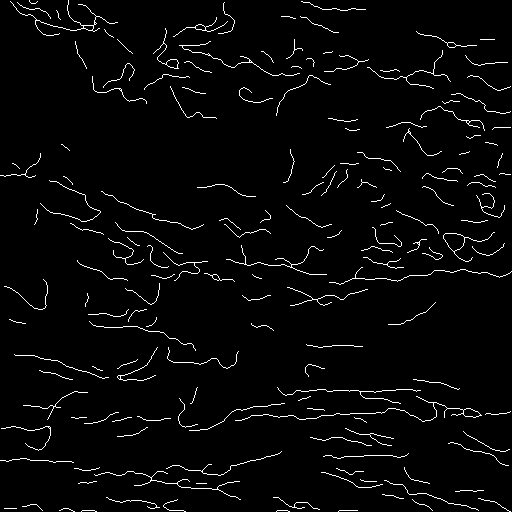
#> input picture examples/example_centerline.png, 512 x 512 px; the run also reads 2 pictures not shown here
$ jupyter execute --allow-errors centerline-basics.ipynb
#> lines starting #> are read from the running program, lines starting #| are printed output that depends on the picture; after the words box and inside, x2 and y2 are one past the last pixel; in counts of white or black regions, pixels touching at a corner belong together
### centerline.py
import pandas as pd
from collections import namedtuple, deque
import math
import itertools
import functools
from functools import reduce
from itertools import product
import numpy as np
from scipy.interpolate import UnivariateSpline
import cv2
import random
from skimage import morphology, img_as_bool, transform, img_as_ubyte, img_as_float, img_as_uint, exposure, filters, io
from skimage.measure import label, regionprops
from scipy import stats
from shapely.geometry import LineString, MultiPoint
from shapely.ops import split
from ridge_detection.lineDetector import LineDetector
from ridge_detection.params import Params,load_json
from PIL import Image
import matplotlib.pyplot as plt
import colorsys

class CenterLine():
    def __init__(self,
        centerline_image=None,
        line_dict=None,
        dataframe=None,
        associate_image=None,
        image_size=None,
        draw_from_raw=False,
        min_fiber_length=5,
        relink_fiber=False):
        """
            args:
                centerline_image (array): a binary mask for the fibers
                line_dict (dictionary): a line_dict {'line_ID': [Point]}
                dataframe (df): check `example_annotations.csv` for reference
                associate_image (array): a collagen image
                image_size (tuple): (H, W)
                draw_from_raw (bool): use skeletonization on associate_image, when other higher priority inputs are not given
                min_fiber_length (int): minimum length of fibers kept
            comments:
                line_dict will always be created at initialization (None by default), the priority of inputs used to draw centerline_image
                line_dict > dataframe > centerline_image
        """
        self.centerline_image = img_as_float(centerline_image) if centerline_image is not None else None
        self.associate_image = img_as_float(associate_image) if associate_image is not None else None
        self.line_dict = line_dict
        self.linked_line_dict = None
        self.Point = namedtuple('Point', 'x y')
        self.Joint = namedtuple('Joint', 'line_ID joint_ID dir gradient')
        self.Line = namedtuple('Line', 'points head tail')
        self.Segment = namedtuple('Segment', 'point_0, point_1, length')
        if image_size is None:
            if self.centerline_image is not None:
                image_size = self.centerline_image.shape
            elif self.associate_image is not None:
                image_size = self.associate_image.shape
            else:
                image_size = (512, 512)
        self.image_size = image_size
        self.min_fiber_length = min_fiber_length

        if self.line_dict is not None:
            self.centerline_image = self.draw_line_dict(line_dict=self.line_dict, image_size=image_size)

        elif self.line_dict is None and dataframe is not None:
            """
                Create a line_dict from the dataframe if line_dict is not given
            """
            line_dict = self.dataframe_to_lines(dataframe)
            centerline_image = self.draw_line_dict(line_dict, image_size=image_size)
            joints_coords, filtered_image = self.joint_filter(centerline_image)
            self.line_dict = self.image_to_line_dict(filtered_image)
            self.centerline_image = centerline_image
            relink_fiber=True

        elif self.line_dict is None and centerline_image is not None:
            """
                Create a line_dict from the centerline_image if line_dict is not given
            """
            joints_coords, filtered_image = self.joint_filter(centerline_image) # masks have joints
            self.line_dict = self.image_to_line_dict(filtered_image)

        else:
            if draw_from_raw:
                print("Draw masks using skeletonization")
                associate_image = exposure.rescale_intensity(associate_image*1.0, out_range=(0, 2))
                image = morphology.skeletonize(img_as_bool(associate_image))
                joints_coords, filtered_image = self.joint_filter(image)
                self.line_dict = self.image_to_line_dict(filtered_image)
                relink_fiber = True

        if relink_fiber:
            self.linking_fibers()
            self.line_dict = self.linked_line_dict
            self.centerline_image = self.draw_line_dict(line_dict=self.line_dict, image_size=image_size)


    # [36 lines left out: functions dataframe_to_lines, mat_to_lines, not called in this run]

    def image_to_line_dict(self, filtered_image):
        """
            This function takes a fiber mask (joints filtered) and return a line_dict, note that this is lossy
            args:
                fibered_image (array): a fiber mask (joints filtered)
        """
        labeled = label(filtered_image, connectivity=2)
        regions = regionprops(labeled)
        line_dict = {}
        # return_regions = []
        for idx, region in enumerate(regions):
            if region.area<self.min_fiber_length: continue
            points = [self.Point(x=coord[1], y=coord[0]) for coord in region.coords]
            line_dict[str(idx)] = self.Line(points=points, head=-1, tail=-1)
            # return_regions.append(region)
        line_dict = self.sort_line_dict(line_dict)
        return line_dict


    def joint_filter(self, image):
        """
            This function takes a fiber mask and replace joints with 0
            args:
                image (array): a fiber mask
            returns:
                array: coordinates of joints in an array [N, i, j]
                array: fiber masks (joints filtered)
        """
        image = img_as_float(image)
        coords = []
        corner_tpl = np.array([[1, 0, 1], [0, 0, 0], [1, 0, 1]])
        edge_tpl = np.array([[1, 0, 1], [0, 0, 0], [0, 1, 0]])
        tr_tpl = deque([1, 0, 1, 0 ,0 ,1, 0, 0])
        tr_tpls = []
        for i in range(8):
            tr_tpl.rotate(i)
            tr_tpls.append(np.asarray(tr_tpl))

        for i in range(1, image.shape[0]-1):
            for j in range(1, image.shape[1]-1):
                kernel = image[i-1:i+2, j-1:j+2]
                ks = np.count_nonzero(kernel)
                sn_kernel = np.asarray([
                    kernel[0, 0], kernel[0, 1], kernel[0, 2], kernel[1, 2],
                    kernel[2, 2], kernel[2, 1], kernel[2, 0], kernel[1, 0]
                ])
                if kernel[1, 1] == 1:
                    if ks==6:
                        coords.append(np.asarray([i, j]))
                    elif np.count_nonzero(kernel*corner_tpl)>=3 or np.count_nonzero(kernel*edge_tpl)>=3:
                        coords.append(np.asarray([i, j]))
                    elif max([np.count_nonzero(sn_kernel*i) for i in tr_tpls])>=3:
                        coords.append(np.asarray([i, j]))
        for coord in coords:
            image[int(coord[0]), int(coord[1])] = 0

        return np.vstack(coords) if len(coords)>0 else np.array([]), img_as_ubyte(image)

    def sort_points(self, input_points):
        """
            This function sorts points of a line in spatial order and returns a set of sorted points (that can be connected sequentially)
            args:
                input_points ([Point]): list of Point objects
            returns:
                [Point]: list of Point objects
        """
        sorted_points = []
        unsorted_points = input_points
        unsorted_points = sorted(unsorted_points, key=lambda k: [k.x, k.y])
        start_point = unsorted_points.pop(0)
        sorted_points.append(start_point)
        while len(unsorted_points) > 0:
            current_start_point = sorted_points[-1]
            closest_start_idx = min(range(len(unsorted_points)),
                key=lambda i: (unsorted_points[i].x-current_start_point.x)**2+(unsorted_points[i].y-current_start_point.y)**2)
            start_dist = (unsorted_points[closest_start_idx].x-current_start_point.x)**2+(unsorted_points[closest_start_idx].y-current_start_point.y)**2
            if len(sorted_points) < 2:
                sorted_points.append(unsorted_points.pop(closest_start_idx))
                continue
            current_end_point = sorted_points[0]
            closest_end_idx = min(range(len(unsorted_points)),
                key=lambda i: (unsorted_points[i].x-current_end_point.x)**2+(unsorted_points[i].y-current_end_point.y)**2)
            end_dist = (unsorted_points[closest_end_idx].x-current_end_point.x)**2+(unsorted_points[closest_end_idx].y-current_end_point.y)**2
            if start_dist <= end_dist: sorted_points.append(unsorted_points.pop(closest_start_idx))
            else: sorted_points.insert(0, unsorted_points.pop(closest_end_idx))
        return sorted_points

    def sort_line_dict(self, line_dict):
        """
            This function sorts points of all lines in a line_dict and return copy
        """
        points_dist = lambda pt_0, pt_1 : math.sqrt((pt_0.x-pt_1.x)**2 + (pt_0.y-pt_1.y)**2)
        sorted_line_dict = {}
        for k, v in line_dict.items():
            points = v.points
            sorted_points = self.sort_points(points)
            v = v._replace(points=sorted_points)
            if points_dist(points[0], points[-1]) > 3 or len(points) >= self.min_fiber_length:
                sorted_line_dict[k] = v
        return sorted_line_dict

    def draw_line(self, points, image, offset=(0, 0)):
        """
            This function draws a set of points that defines a centerline on a image (in-place)
            args:
                points ([Point]): list of Point objects
                image (array): a canvas to draw a line
            returns:
                array: a drawing
        """
        points_x = [point.x-offset[0] for point in points]
        points_y = [point.y-offset[1] for point in points]
        points = np.vstack((points_x, points_y)).T.astype(np.int32)
        # Linear length along the line:
        # distance = np.cumsum( np.sqrt(np.sum( np.diff(points, axis=0)**2, axis=1 )) )
        # distance = np.insert(distance, 0, 0)/distance[-1]
        # Build a list of the spline function, one for each dimension:
        if False: #points.shape[0] > 2:
            splines = [UnivariateSpline(distance, coords, k=1, s=.1) for coords in points.T]
            # Computed the spline for the asked distances:
            alpha = np.linspace(0, 1, 75)
            points_fitted = np.rint(np.vstack( spl(alpha) for spl in splines ).T).astype(np.int32)
        else:
            points_fitted = points
        points_fitted = points_fitted.reshape((-1, 1, 2))
        if len(image.shape) == 3:
            color = (random.randint(0,255), random.randint(0,255), random.randint(0,255))
            image = cv2.polylines(image, [points_fitted], isClosed=False, color=color, thickness=1)
        else:
            color = 225
            image = cv2.polylines(image, [points_fitted], isClosed=False, color=color, thickness=1)
        return image


    def draw_line_dict(self, line_dict, image_size=(512, 512)):
        """
            This function draws a line_dict on an image and returns the drawing
        """
        image = np.zeros((image_size[0], image_size[1]), np.uint8)
        for k, v in line_dict.items():
            points = v.points
            image = self.draw_line(points, image)
        image = morphology.dilation(image)
        image = img_as_ubyte(transform.resize(image, (image_size[0], image_size[1]), order=0, anti_aliasing=True))
        _, image = cv2.threshold(image,0,255,cv2.THRESH_BINARY+cv2.THRESH_OTSU)
        image = morphology.skeletonize(img_as_bool(image))
        image = morphology.remove_small_objects(image, min_size=self.min_fiber_length, connectivity=2)
        return image


    # [245 lines left out: functions line_gradient, connect_lines, linking_fibers, export_line_dict, ridge_detector, single_fiber_feats, not called in this run]

    def compute_fiber_feats(self, seg_length=4, smooth_sigma=2):
        """
            This function computes centerline features from the centerline_image
            args:
                seg_length (int): the mean of segment length used to fit each fiber
                smooth_sigma (int): smoothing factor for soft mask
        """
        # compute cirvar, cirmean, lenvar, lenmean, num_segs, alignment coefficient (normalized)
        points_dist = lambda pt_0, pt_1 : math.sqrt((pt_0.x-pt_1.x)**2 + (pt_0.y-pt_1.y)**2)
        segment_angle = lambda segment : math.atan2((segment.point_1.y-segment.point_0.y), (segment.point_1.x-segment.point_0.x)) #* 180 / math.pi
        # _, filtered_image = self.joint_filter(self.centerline_image)
        # line_dict = self.image_to_line_dict(filtered_image)
        # self.linking_fibers(line_dict)
        line_dict = self.line_dict
        line_regions = []
        angles = []
        lengths = []
        full_lengths = []
        waviness = []
        single_segment = 0
        for k, v in line_dict.items():
            points = v.points
            # [4 lines of commented-out code are left out]
            image = np.zeros((512, 512), np.uint8)
            image = self.draw_line(points, image)
            # image = morphology.skeletonize(image)
            sub_regions = regionprops(label(image, connectivity=2))
            _, image = self.joint_filter(sub_regions[0].image)
            labeled = label(image, connectivity=2)
            regions = regionprops(labeled)
            line_regions.extend(regions)
        line_regions = [i for i in line_regions if i.area>=self.min_fiber_length]
        for region in line_regions:
            points = [self.Point(point[1]+1, point[0]+1) for point in region.coords]
            points = self.sort_points(points)
            shape_line = LineString([(point.x, point.y) for point in points])
            num_seg = int(np.ceil(shape_line.length/seg_length))
            split_points = [int(i*seg_length) for i in range(1, num_seg)]
            splitter = MultiPoint([shape_line.interpolate(i) for i in split_points])
            if len(splitter) < 1: fragments = [shape_line]
            else: fragments = split(shape_line, splitter)
            seg_angles, seg_lengths, wav = self.single_fiber_feats(fragments)
            angles.extend(seg_angles)
            lengths.extend(seg_lengths)
            full_lengths.append(region.area)
            waviness.append(wav)

        if smooth_sigma > 0: density = smooth_mask(self.centerline_image, smooth_sigma=smooth_sigma)
        else: density = self.centerline_image
        if len(waviness)>0:
            angles_norm = norm_counts(angles, lengths)
            cirmean = stats.circmean(angles_norm, high=math.pi/2, low=-math.pi/2)
            cirvar = stats.circvar(angles_norm, high=math.pi/2, low=-math.pi/2)
            lenmean = np.mean(full_lengths)
            # lenvar = np.var(exposure.rescale_intensity(np.vstack(lengths), out_range=(0, 1)))
            lenvar = np.std(full_lengths)
            intensity = np.count_nonzero(self.centerline_image)
            # waviness = np.mean(np.asarray(waviness)) * (len(lengths) + single_segment)/len(lengths)
            waviness = np.mean(waviness)
            feats = {
                'cir_mean' : cirmean, 'cir_var' : cirvar, 'len_mean' : lenmean, 'len_var' : lenvar,
                'waviness' : waviness, 'intensity' : intensity, 'density' : density
                }
        else:
            feats = {
                'cir_mean' : -1, 'cir_var' : -1, 'len_mean' : -1, 'len_var' : -1,
                'waviness' : -1, 'intensity' : -1, 'density' : density}
        self.feats = feats
        self.regions = line_regions

    # [29 lines left out: function create_overlay, not called in this run]


def smooth_mask(mask, smooth_sigma=2):
    """
        This function returns a soften mask from a binary mask.
    """
    mask = img_as_float(mask)
    mask = exposure.rescale_intensity(mask, out_range=(0, 1))
    density = exposure.rescale_intensity(filters.gaussian(  mask,
                                                            # morphology.dilation(mask,
                                                            # footprint=morphology.disk(1)),
                                                            sigma=smooth_sigma,
                                                            preserve_range=False),
                                        out_range=(0, 1))
    return density

# [11 lines left out: function norm_counts, not called in this run]

def iou(mask_1, mask_2, beta=1e-3, soft=False):
    """
        This function computes a (soft) IoU of two input masks.
    """
    if soft:
        union = mask_1**2 + mask_2**2 - mask_1*mask_2
        intersection = mask_1 * mask_2
    else:
        union = np.logical_or(mask_1, mask_2)
        intersection = np.logical_and(mask_1, mask_2)
    ratio = (intersection.sum()+beta)/(union.sum()+beta)
    return ratio, union, intersection


# [8 lines left out: function norm_feats, not called in this run]


### centerline-basics.ipynb
[cell 1]
import pandas as pd
from glob import glob
import math
import numpy as np
from skimage import io, morphology, img_as_ubyte, img_as_float, filters
import os
from tqdm.notebook import tqdm
from matplotlib import pyplot as plt
from shapely.geometry import LineString, MultiPoint
from shapely.ops import split
from scipy import io as sio
from centerline import CenterLine, smooth_mask, iou
import colorsys

### Create centerlines from masks

[cell 2]
centerline = CenterLine(centerline_image=io.imread("examples/example_centerline.png"), associate_image=io.imread("examples/example_image.tif")) #
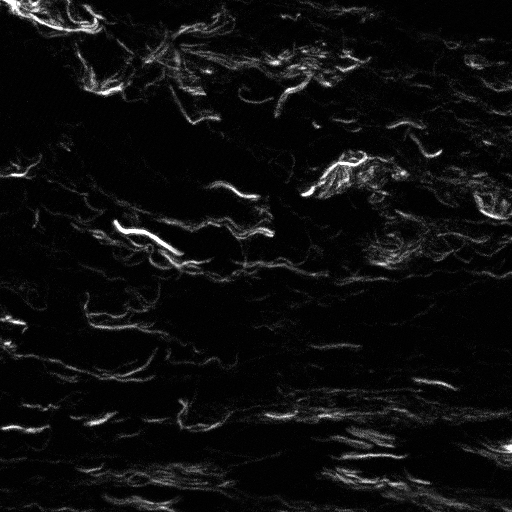
#> input picture examples/example_image.tif, 512 x 512 px
#> in __init__, associate_image is the input picture: shape (512, 512); min 0, max 255, mean 13.8
#> after the loop in joint_filter, `for i in range(1, image.shape[0]-1):`: coords = 77 pairs, first value 16 to 506, second value 24 to 482
#> the loop in joint_filter, `for coord in coords:` made 77 passes
#> coord on passes 1 to 8: [16, 96], [19, 36], [20, 36], [22, 95], [24, 94], [25, 93], [26, 83], [27, 83]
#> in __init__, `joints_coords, filtered_image = self.joint_filter(centerline_image)`: joints_coords has the same summary as coords in joint_filter
#> in image_to_line_dict, `labeled = label(filtered_image, connectivity=2)`:
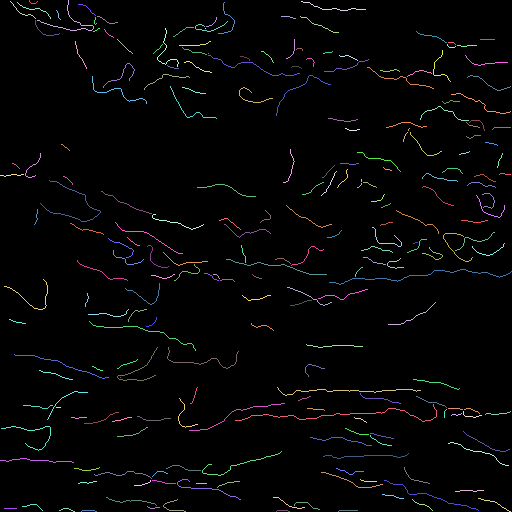
#> labeled: shape (512, 512) int64; 230 distinct labels, from 0 to 229; one colour per label, 0 black
#> in image_to_line_dict, `regions = regionprops(labeled)`: regions = 229 regions; largest, box (x1, y1, x2, y2) and area: (235, 404, 437, 422) 214, (329, 269, 512, 285) 183, (277, 387, 421, 396) 145, (40, 180, 101, 222) 120, (89, 321, 196, 351) 110
#> after the loop in image_to_line_dict, `for idx, region in enumerate(regions):`: line_dict = 224 items
#> the loop in sort_line_dict, `for k, v in line_dict.items():` made 224 passes
#> (k, start_point in sort_points) on passes 1 to 3: ('0', (29, 0)), ('1', (37, 20)), ('2', (10, 1))
fig, ax = plt.subplots(1, 3, figsize=(20, 20))
ax[0].imshow(centerline.associate_image, cmap=plt.cm.gray)
ax[1].imshow(centerline.centerline_image, cmap=plt.cm.gray)
joints_coords, filtered_image = centerline.joint_filter(centerline.centerline_image)
#> the loop in joint_filter (call 2), `for coord in coords:` made 77 passes
#> joints_coords has the same summary as coords in joint_filter
ax[2].imshow(filtered_image, cmap=plt.cm.gray)
ax[2].plot(joints_coords[:, 1], joints_coords[:, 0], color='cyan', marker='o',
        linestyle='None', markersize=6)
plt.show()
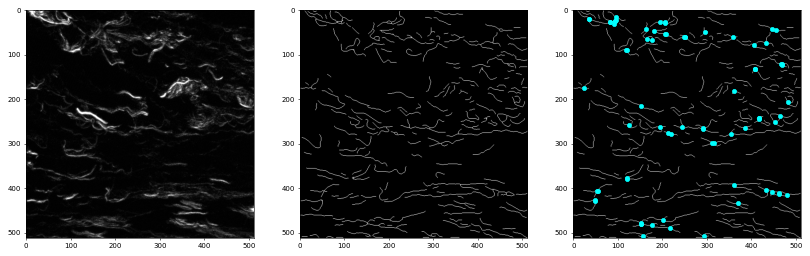
#> figure drawn by matplotlib, 3 panels

### Create centerline from dataframe (such as from output of ridge detetion plugin in FIJI)

#> (a cell that did not finish here is left out)

### Create centerline from line_dict object

[cell 4]
line_dict = centerline.line_dict
#> line_dict = 224 items
centerline = CenterLine(line_dict=line_dict, associate_image=io.imread("examples/example_image.tif"))
#> the loop in draw_line_dict, `for k, v in line_dict.items():` made 224 passes
#> k on passes 2 to 4: '1', '2', '3'
#> pass 1, in draw_line, `image = cv2.polylines(image, [points_fitted], isClosed=False, color=co..`:
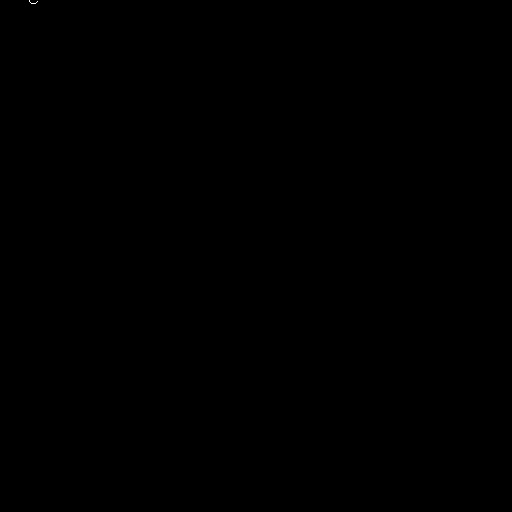
#> image: shape (512, 512); values 0 (black) and 225 (white), 0% white in thin lines or dots, all inside (x1, y1, x2, y2) = (29, 0, 38, 4)
#> after the loop in draw_line_dict, `for k, v in line_dict.items():`:
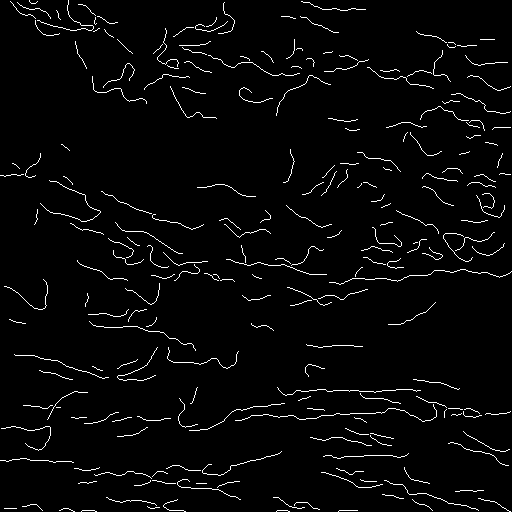
#> image: shape (512, 512); values 0 (black) and 225 (white), 3% white in thin lines or dots
#> (the rest of the program and of its run is left out)
